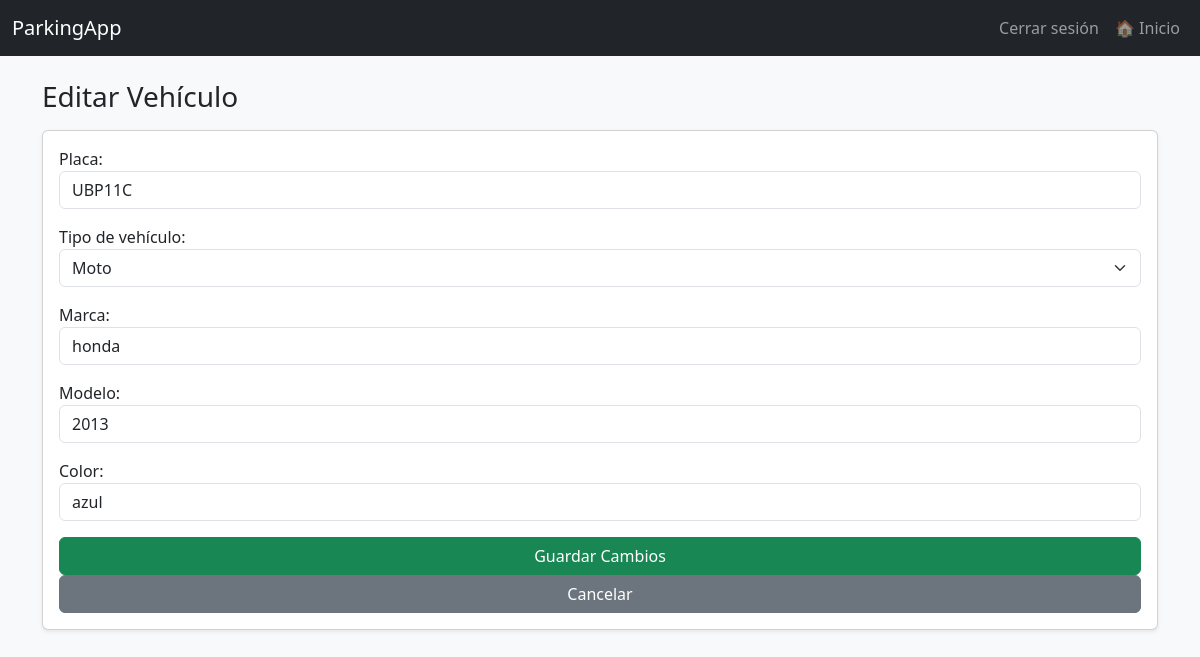
The app's page /user/vehicles/1/edit/ (signed in) with its own data.
### apparcar/models.py (models this page shows, shortened)
class Car(models.Model):
    VEHICLE_TYPE = [
        ('car', 'Car'),
        ('moto', 'Motorcycle'),
    ]
    user = models.ForeignKey(CustomUser, on_delete=models.CASCADE, related_name="cars")
    license_plate = models.CharField(max_length=10, unique=True)
    vehicle_type = models.CharField(max_length=10, choices=VEHICLE_TYPE, default='car')
    brand = models.CharField(max_length=50)
    model = models.CharField(max_length=50)
    color = models.CharField(max_length=30)

### apparcar/views.py (the view, shortened to what this page needs)
# urls.py: path("user/vehicles/<int:vehicle_id>/edit/", views.edit_vehicle, name="edit_vehicle"),
@login_required
def edit_vehicle(request, vehicle_id):
    vehicle = get_object_or_404(Car, id=vehicle_id, user=request.user)
    return render(request, "user/edit_vehicle.html", {"vehicle": vehicle})

### apparcar/templates/user/edit_vehicle.html (shortened to what this page needs)
{% extends 'base.html' %}
{% block content %}
<h3>Editar Vehículo</h3>
<form method="POST" class="card p-3 shadow-sm mt-3">
  <div class="mb-3">
    <label>Placa:</label>
    <input type="text" name="license_plate" class="form-control" value="{{ vehicle.license_plate }}" required>
  </div>
  <div class="mb-3">
    <label>Tipo de vehículo:</label>
    <select name="vehicle_type" class="form-select">
      <option value="moto" {% if vehicle.vehicle_type == 'moto' %}selected{% endif %}>Moto</option>
    </select>
  </div>
  <div class="mb-3">
    <label>Marca:</label>
    <input type="text" name="brand" class="form-control" value="{{ vehicle.brand }}" required>
  </div>
  <div class="mb-3">
    <label>Modelo:</label>
    <input type="text" name="model" class="form-control" value="{{ vehicle.model }}" required>
  </div>
  <div class="mb-3">
    <label>Color:</label>
    <input type="text" name="color" class="form-control" value="{{ vehicle.color }}" required>
  </div>
  <button type="submit" class="btn btn-success">Guardar Cambios</button>
  <a href="{% url 'vehicle_list' %}" class="btn btn-secondary">Cancelar</a>
</form>
{% endblock %}

### records on screen
Car: license_plate "UBP11C", vehicle_type "Moto", brand "honda", model "2013", color "azul"
